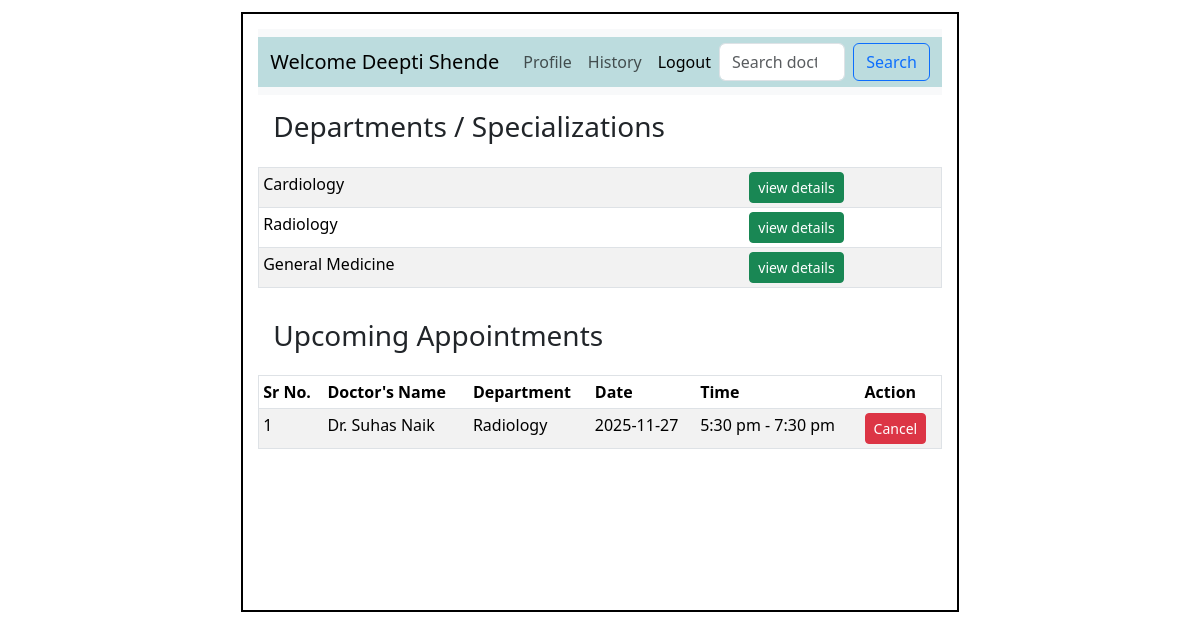
The page /patient/3 on the database as committed earlier.
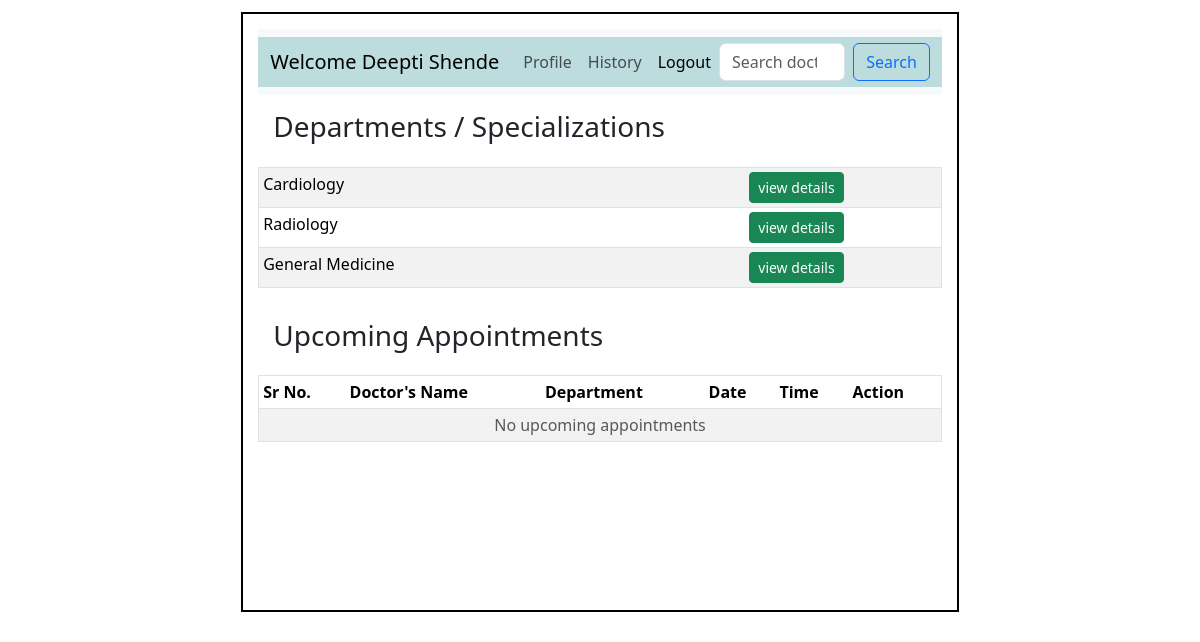
The same page on the database as committed later.
### application/models.py (models this page shows)
class Department(db.Model):
    __tablename__ = "Department"
    department_id = db.Column(db.Integer, primary_key = True)
    department_name = db.Column(db.String(), nullable=False)
    info = db.Column(db.String(), nullable=False)
    doctors = db.relationship('Doctor', backref='dept', lazy=True) #relationship

class Appointment(db.Model):
    __tablename__ = "Appointment"
    appointment_id = db.Column(db.Integer, primary_key=True)
    date = db.Column(db.String() , nullable=False)
    time = db.Column(db.String(), nullable=False)
    status = db.Column(db.String(), default='Upcoming', nullable=False)
    doctor_id = db.Column(db.Integer, db.ForeignKey('Doctor.doctor_id'))   #foreignkey
    patient_id = db.Column(db.Integer, db.ForeignKey('Patient.patient_id'))  #foreignkey

class Doctor(db.Model):
    __tablename__ = "Doctor"
    doctor_id = db.Column(db.Integer, primary_key=True)
    name = db.Column(db.String(), nullable = False)
    phone = db.Column(db.String(), nullable = False)
    age = db.Column(db.Integer, nullable = False)
    gender = db.Column(db.String(), nullable = False)
    email = db.Column(db.String(), unique=True, nullable = False)
    username = db.Column(db.String(), unique=True, nullable=False)
    password = db.Column(db.String(), nullable=False)
    appointments = db.relationship('Appointment', backref='doctor', lazy=True)  # relationship
    dept_id= db.Column(db.Integer, db.ForeignKey('Department.department_id'))    #foreignkey
    role = db.Column(db.String())
    info = db.Column(db.String())
    exp_year = db.Column(db.Integer)

### application/controllers.py (the view)
@app.route('/patient/<int:pat_id>', methods=['GET'])
def patient(pat_id):
    this_patient = Patient.query.filter_by(patient_id=pat_id).first()
    departments = Department.query.all()
    appoint = Appointment.query.filter_by(patient_id=pat_id).all()
    return render_template('patient_dash.html', this_patient=this_patient, departments=departments, appoint=appoint)

### templates/patient_dash.html (shortened to what the changed rows need)
<!DOCTYPE html>
<html lang="en">
    <head>
        <link rel="stylesheet" href="/static/style.css">
        <link href="https://cdn.jsdelivr.net/npm/bootstrap@5.3.8/dist/css/bootstrap.min.css" rel="stylesheet"
>
    </head>
    <body>
        <div id="main">
            <div id="canvas">
                <div id="content">
                    <div id="table text-center">
                        <table class="table table-sm border table-striped">
                            {% for dept in departments %}
                            <tr>
                                <td>{{dept.department_name}}</td>
                                <td class="text-center">
                                    <a href="/patient/{{this_patient.patient_id}}/department/{{dept.department_id}}" class="btn btn-success btn-sm">view details</a>
                                </td>
                            </tr>
                            {% endfor %}
                        </table>
                    </div>
                    <div id="table">
                        <table class="table table-sm border table-striped">
                            <thead>
                                <tr>
                                    <th>Sr No.</th>
                                    <th>Doctor's Name</th>
                                    <th>Department</th>
                                    <th>Date</th>
                                    <th>Time</th>
                                    <th>Action</th>
                                </tr>
                            </thead>
                            <tbody>
                                {% set ns = namespace(found=false, count=0) %}
                                {% for a in appoint %}
                                    {% if a.status == "Upcoming" %}
                                        {% set ns.count = ns.count + 1 %}
                                        {% set ns.found = true %}
                                        <tr>
                                            <td>{{ ns.count }}</td>
                                            <td>Dr. {{ a.doctor.name }}</td>
                                            <td>{{ a.doctor.dept.department_name }}</td>
                                            <td>{{ a.date }}</td>
                                            <td>{{ a.time }}</td>
                                            <td>
                                                <a href="{{ url_for('cancel_appoint', appoint_id=a.appointment_id, role='patient') }}" class="btn btn-danger btn-sm">Cancel</a>
                                            </td>
                                        </tr>
                                    {% endif %}
                                {% endfor %}
                                {% if not ns.found %}
                                <tr>
                                    <td colspan="6" class="text-center text-muted">
                                        No upcoming appointments
                                    </td>
                                </tr>
                                {% endif %}
                            </tbody>
                        </table>
                    </div>
                </div>
            </div>
        </div>
    </body>
</html>

Rows that differ between the two databases and show on the page:
no longer on this page (row edited): Appointment: count "1", doctor.name "Suhas Naik", doctor.dept.department_name "Radiology", date "2025-11-27", time "5:30 pm - 7:30 pm"
Other text that changed with them:
text now shown: "No upcoming appointments"
